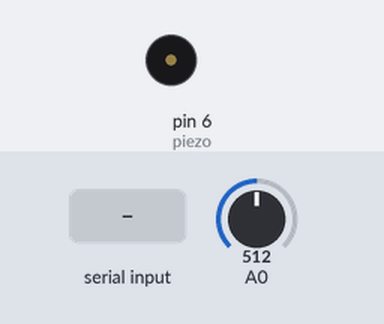
Bench run of a sketch on a simulated Arduino Uno, built with avr-gcc and run on an emulated ATmega328P. On the bench: buzzer (waves = sounding). Inputs (shaded band) come from the test bench; at power-on: A0 = 512.

Above: at 1.2 s.
1.3 s: "+" received over Serial
At 2.5 s:
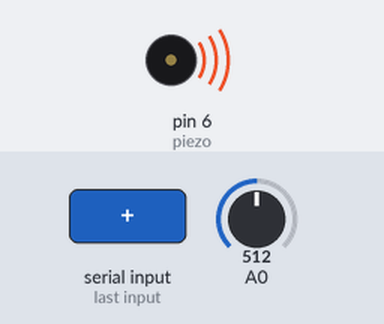
2.8 s: "-" received over Serial
At 3.8 s:
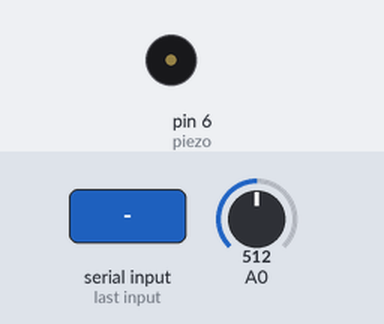
4.3 s: "=" received over Serial
At 4.9 s:
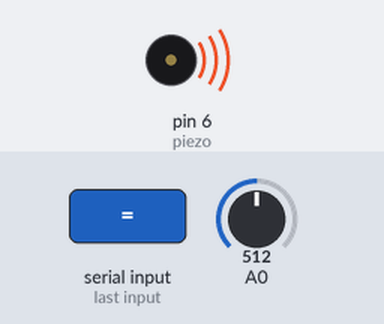
Timing chart, 0 to 7.3 s (numbered marks = the images above; inputs shaded):
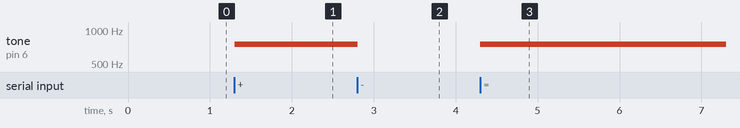

The sketch:

sketch_jan14a.ino
```cpp
#define piezo 6

boolean oo = false;

void setup()
{
Serial.begin(9600);
  pinMode(6, OUTPUT);
}

void loop()
{
  char a = Serial.read();
int x = analogRead(0);

  if(a == '+' || a == '=') oo = true;
  if(a == '-' || a == '_') oo = false;

if(oo == true)
{
 int reaL = map(x, 1023, 0, 500, 1000);
 tone(piezo, reaL);
  delay(100);
} else noTone (piezo);

}
```

Measured:
- after the input at 1.3 s, tone on pin 6 (piezo): silent → 749 Hz at once
- after the input at 2.8 s, tone on pin 6 (piezo): 749 Hz → silent at once
- after the input at 4.3 s, tone on pin 6 (piezo): silent → 749 Hz at once
